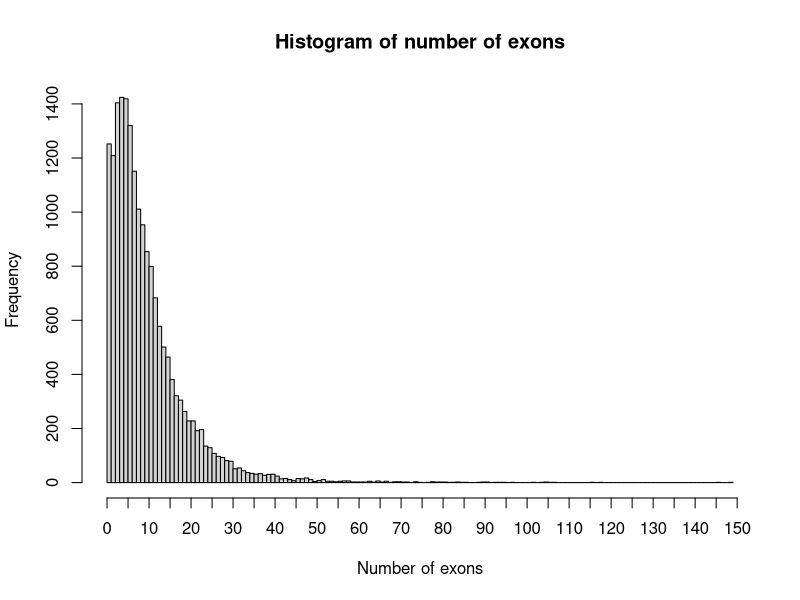
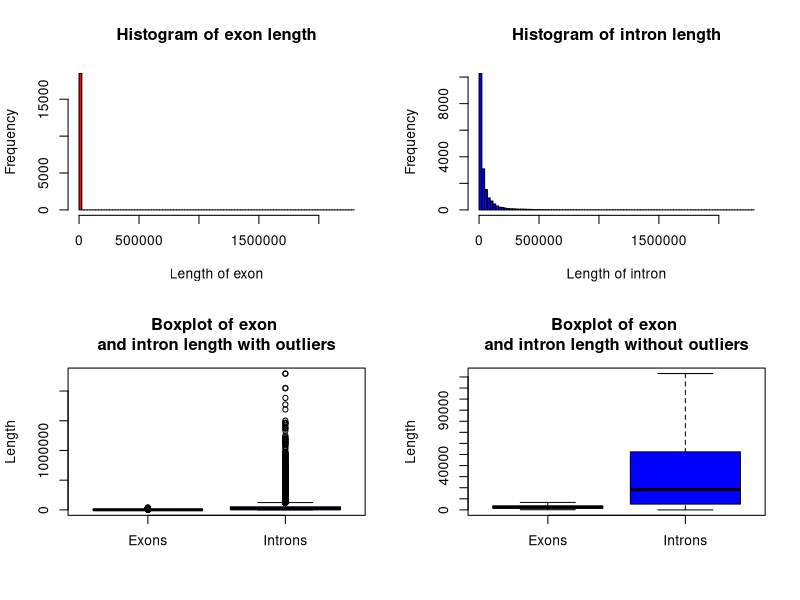
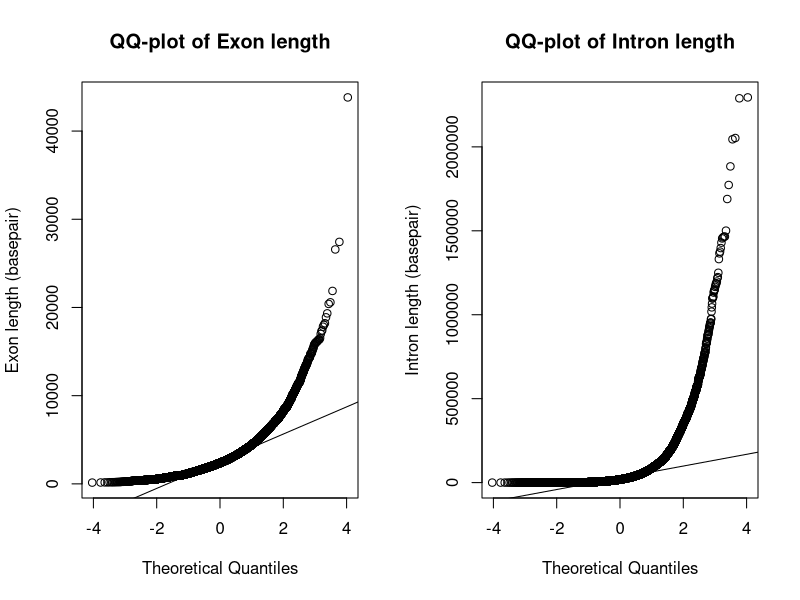
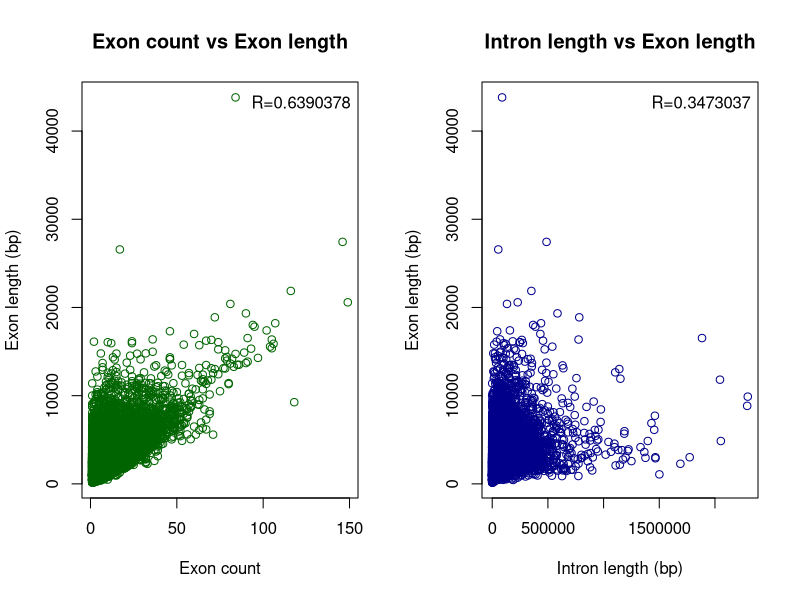

Write the R code that produced these figures, in order.
## ---- chunk 1
knitr::opts_chunk$set(echo = TRUE)
## ---- chunk 2
# clearing R-history and reading data
rm(list=ls())
gene_lengths<-read.table("gene_lengths_v2.txt", header=T)
## ---- chunk 3
hist(gene_lengths$exon_count, breaks=seq(0,max(gene_lengths$exon_count),by=1), xaxt="n",
     main="Histogram of number of exons", xlab="Number of exons")  
axis(side=1, at=seq(0,150,5), labels=T)

## ---- chunk 4
gene_lengths$intron_length<-gene_lengths$genome_length-gene_lengths$mrna_length
head(gene_lengths, n=3)
## ---- chunk 5
par(mfrow=c(2,2))
seq_break_points = seq(0, max(gene_lengths$intron_length), l=100)
# Exon length histogram
hist(gene_lengths$mrna_length, col="red", breaks=seq_break_points, 
     xlim=c(0,max(gene_lengths$intron_length)), main="Histogram of exon length", 
     ylab="Frequency", xlab="Length of exon")

# Intron_length histogram: 
hist(gene_lengths$intron_length,col="blue",
     breaks= seq_break_points, xlim=c(0,max(gene_lengths$intron_length)), 
     main="Histogram of intron length", ylab="Frequency", xlab="Length of intron")

# Boxplot for exon and intron length:
boxplot(gene_lengths$mrna_length, gene_lengths$intron_length,
col=c("red","blue"),names=c("Exons","Introns"), main="Boxplot of exon 
and intron length with outliers", ylab="Length", outline = T)

boxplot(gene_lengths$mrna_length, gene_lengths$intron_length,
col=c("red","blue"),names=c("Exons","Introns"), main="Boxplot of exon 
and intron length without outliers", ylab="Length", outline = F, yaxt="n")
axis(side=2, at=seq(0,120000,10000), labels=T)
## ---- chunk 6
par(mfrow=c(1,2))
#QQ_plot for exon length
qqnorm(gene_lengths$mrna_length,ylab="Exon length (basepair)",
       main="QQ-plot of Exon length")
qqline(gene_lengths$mrna_length)
#QQ_plot for intron length       
qqnorm(gene_lengths$intron_length,ylab="Intron length (basepair)",
       main="QQ-plot of Intron length")
qqline(gene_lengths$intron_length)
## ---- chunk 7
wilcox.test(gene_lengths$mrna_length, gene_lengths$intron_length, paired=F)
## ---- chunk 8
cor(gene_lengths$mrna_length,gene_lengths$exon_count,method="pearson")
## ---- chunk 9
cor(gene_lengths$mrna_length,gene_lengths$intron_length,method="pearson")
## ---- chunk 10
par(mfrow=c(1,2))

lm_exons<-lm(gene_lengths$mrna_length~gene_lengths$exon_count)
plot(gene_lengths$exon_count, gene_lengths$mrna_length, col="dark green", 
     main = "Exon count vs Exon length",
     xlab = "Exon count", ylab = "Exon length (bp)")
     legend("topright", "R=0.6390378", bty="n")

lm_intron_length<-lm(gene_lengths$mrna_length~gene_lengths$intron_length)
plot(gene_lengths$intron_length, gene_lengths$mrna_length, col=" dark blue",
     main = "Intron length vs Exon length",
     xlab = "Intron length (bp)", ylab = "Exon length (bp)")
     legend("topright", "R=0.3473037", bty="n")
## ---- chunk 11
gene_lengths[which.max(gene_lengths$mrna_length),c(1,2,4)]
## ---- chunk 12

count_genes <- function(vector_l, x1=0, x2=max(vector_l)){
  count <- sum(vector_l > x1 & vector_l <= x2)
  total_mrna_count <- length(vector_l)
  return(count/total_mrna_count)
}
# Test the function with:
mrna_l <- gene_lengths$mrna_length
count_genes(mrna_l)
count_genes(mrna_l, x1=10000)
count_genes(mrna_l, x1=1000, x2=10000)
count_genes(mrna_l, x1=100, x2=1000)
count_genes(mrna_l, x1=0, x2=100)
